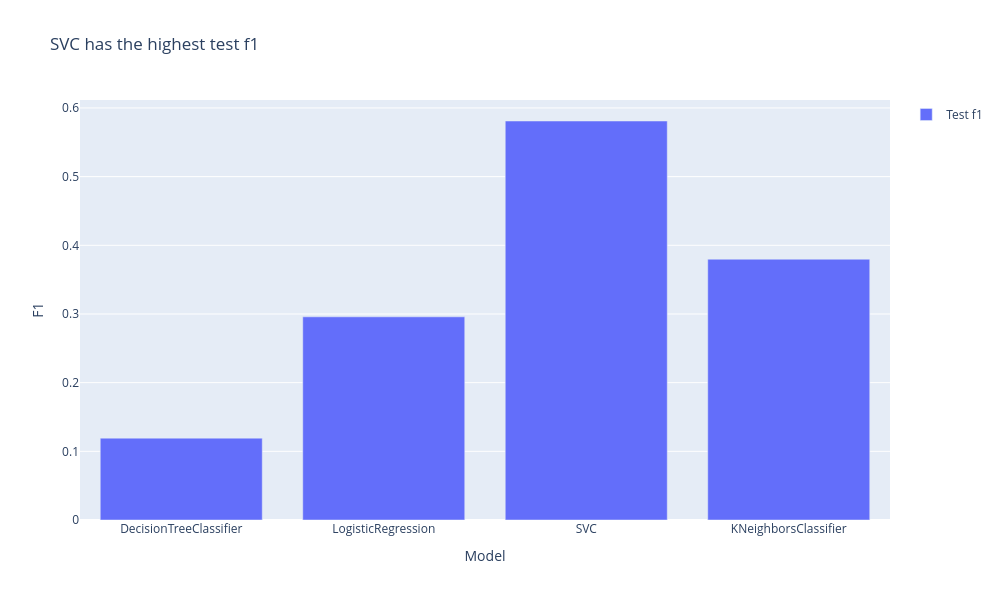

The cell this chart's notebook holds for it:
### Code cell
fig = go.Figure()
test_bar = go.Bar(x=scores_df["model_name"], y=scores_df["f1"], name="Test f1")
fig.add_trace(test_bar)

fig.update_layout(
    title_text="SVC has the highest test f1",
    xaxis_title="Model",
    yaxis_title="F1",
    height=600,
    width=1000,
    showlegend=True,
)
fig.show()
fig.write_image("images/f1.png")

### Figure 1 — Plotly figure (JSON) as saved in the notebook; plotly's stock layout.template omitted (floating-point values rounded to 4 significant figures)
{"data": [{"name": "Test f1", "x": ["DecisionTreeClassifier", "LogisticRegression", "SVC", "KNeighborsClassifier"], "y": [0.1192, 0.2959, 0.581, 0.3797], "type": "bar"}], "layout": {"title": {"text": "SVC has the highest test f1"}, "xaxis": {"title": {"text": "Model"}}, "yaxis": {"title": {"text": "F1"}}, "height": 600, "width": 1000, "showlegend": true}}
